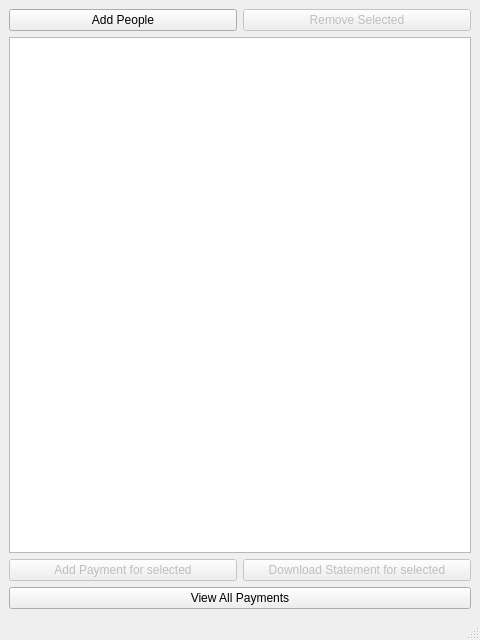
<?xml version="1.0" encoding="UTF-8"?>
<ui version="4.0">
 <class>MainWindow</class>
 <widget class="QMainWindow" name="MainWindow">
  <property name="geometry">
   <rect>
    <x>0</x>
    <y>0</y>
    <width>480</width>
    <height>640</height>
   </rect>
  </property>
  <property name="windowTitle">
   <string>HOME</string>
  </property>
  <widget class="QWidget" name="centralwidget">
   <layout class="QGridLayout" name="gridLayout">
    <item row="0" column="1">
     <widget class="QPushButton" name="remove_member_btn">
      <property name="enabled">
       <bool>false</bool>
      </property>
      <property name="text">
       <string>Remove Selected</string>
      </property>
     </widget>
    </item>
    <item row="0" column="0">
     <widget class="QPushButton" name="addMemberBtn">
      <property name="text">
       <string>Add People</string>
      </property>
     </widget>
    </item>
    <item row="2" column="0">
     <widget class="QPushButton" name="add_payment_btn">
      <property name="enabled">
       <bool>false</bool>
      </property>
      <property name="text">
       <string>Add Payment for selected</string>
      </property>
     </widget>
    </item>
    <item row="1" column="0" colspan="2">
     <widget class="QTableView" name="members_list">
      <property name="enabled">
       <bool>true</bool>
      </property>
     </widget>
    </item>
    <item row="2" column="1">
     <widget class="QPushButton" name="statement_btn">
      <property name="enabled">
       <bool>false</bool>
      </property>
      <property name="text">
       <string>Download Statement for selected</string>
      </property>
     </widget>
    </item>
    <item row="3" column="0" colspan="2">
     <widget class="QPushButton" name="view_all_payments">
      <property name="text">
       <string>View All Payments</string>
      </property>
     </widget>
    </item>
   </layout>
  </widget>
  <widget class="QMenuBar" name="menubar">
   <property name="geometry">
    <rect>
     <x>0</x>
     <y>0</y>
     <width>480</width>
     <height>18</height>
    </rect>
   </property>
  </widget>
  <widget class="QStatusBar" name="statusbar"/>
 </widget>
 <resources/>
 <connections/>
</ui>
